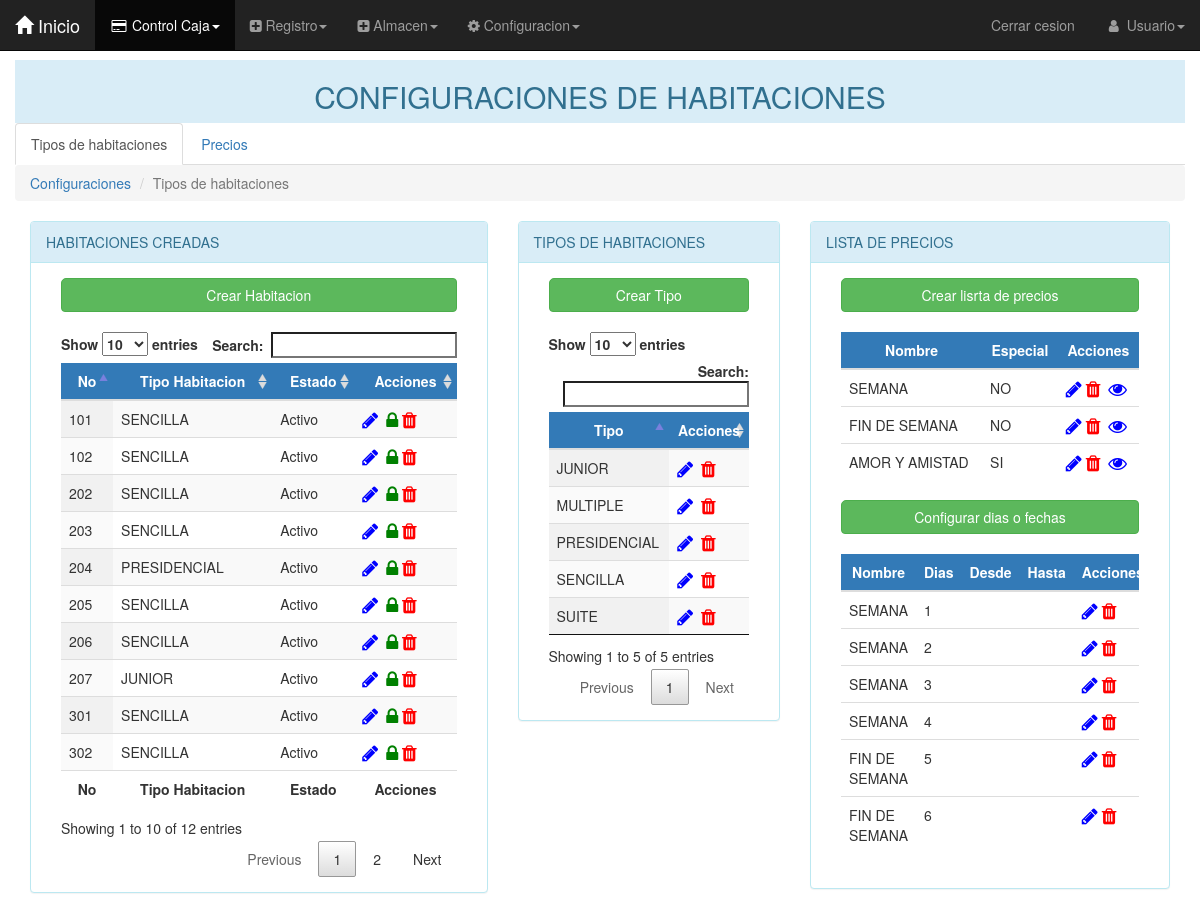
Screenshot of /paginas/conf-habitaciones.php with the database file from the repository.
### tables this page shows
CREATE TABLE IF NOT EXISTS tiposhabitaciones (
  CodTipoHab INT(11) NOT NULL AUTO_INCREMENT,
  NomTipo VARCHAR(255) NOT NULL,
  Caracteristicas VARCHAR(255) DEFAULT NULL,
  PRIMARY KEY (CodTipoHab),
  UNIQUE INDEX NomTipo (NomTipo)
);

CREATE TABLE IF NOT EXISTS listaprecios (
  CodLista INT(11) NOT NULL AUTO_INCREMENT,
  NomLista VARCHAR(50) NOT NULL,
  Especial VARCHAR(5) NOT NULL DEFAULT 'NO',
  PRIMARY KEY (CodLista),
  UNIQUE INDEX NomLista (NomLista)
);

### paginas/phpFunciones/func-habitaciones-sql.php (called while the page is built, shortened)
<?php
function listaHabitaciones($servername,$username,$password,$dbname, $tabla){
	$conn = mysqli_connect($servername, $username, $password, $dbname);
	$sql = "SELECT * FROM ".$tabla;
	$result = mysqli_query($conn, $sql);
	if ($result) {
		$data = array();
		while($row2 = mysqli_fetch_assoc($result)) {
			$data [] = $row2;
		}
		return($data);
	} else {
		echo $tabla;
	}
}
?>

### paginas/conf-habitaciones.php (the view, shortened to what this page needs)
<!doctype html>
<html>
<head>
<link href="../datatable/DataTables-1.10.16/css/jquery.dataTables.min.css" rel="stylesheet" type="text/css">
<link href="../css/bootstrap-3.3.7.css" rel="stylesheet" type="text/css">
<link href="../css/csspropios.css" rel="stylesheet" type="text/css">
<link rel="stylesheet" href="../css/font-awesome-4.7.0/css/font-awesome.min.css">
</head>
<body style="padding-top: 60px">
<?php include("menu.php") ?>
<?php include("phpFunciones/func-habitaciones-sql.php");
$servername = "localhost";
$username = "root";
$password = "";
$dbname = "u207546111_motel";
?>
<div class="container-fluid" id="principal">
	<div class="col-lg-12 text-center alert-info" id="titulo">
		<h2 >CONFIGURACIONES DE HABITACIONES</h1>
	</div>
  <div role="tabpanel">
	  <ul class="nav nav-tabs" role="tablist">
	    <li role="presentation" class="active"><a href="#habitaciones" data-toggle="tab" role="tab" aria-controls="tab1">Tipos de habitaciones</a></li>
	    <li role="presentation"><a href="#precios" data-toggle="tab" role="tab" aria-controls="tab2">Precios</a></li>
	  </ul>
	  <div id="tabContent1" class="tab-content">
	    <div role="tabpanel" class="tab-pane fade in active" id="habitaciones">
	      	<ol class="breadcrumb">
				<li><a href="#">Configuraciones</a></li>
				<li class="active">Tipos de habitaciones</li>
  			</ol>
			<div class="col-lg-5 col-md-6">
				<div class="panel panel-info">
				  <div class="panel-heading">HABITACIONES CREADAS</div>
				  <div class="panel-body">
					<?php $row=listaHabitaciones($servername,$username,$password,$dbname, "vistahabitaciones"); ?>
					<div class="col-lg-12 col-md-12">
						<button type="button" class="btn btn-success btn-block btnCrear" id="btnCrearHabitacion">Crear Habitacion</button>
						<div class="table-responsive">
				  		<table id="tableHabitaciones" class="table display" style="width:100%">
							<thead class="bg-primary">
								<tr>
									<th>No</th>
									<th>Tipo Habitacion</th>
									<th>Estado</th>
								    <th>Acciones</th>
								</tr>
							</thead>
							<tbody>
							<?php
							if(count($row)>0){
								foreach($row as $row2) {
									echo "<tr id='trhab".$row2['Numero']."' name='".$row2['CodHabitacion']."'>
										<td id='" . $row2['Numero']. "'>" . $row2['Numero']. "</td>
										<td>" . $row2['Nombre']. "</td>
										<td>" . $row2['Estado']. "</td>
										<td>
											<a href='#' data-toggle='tooltip' data-placement='top' title='Editar habitacion'>
												<i class='fa fa-pencil fa-lg tableiconblue iconoEditar' id='" . $row2['Numero']. "'></i>
											</a>&nbsp;";
											if($row2['Estado']=="Activo") echo "<a href='#' data-toggle='tooltip' data-placement='top' title='Desactivar habitacion'><i class='fa fa-lock fa-lg tableicongreen'></i></a>&nbsp;";
											else echo "<a href='#' data-toggle='tooltip' data-placement='top' title='Activar habitacion'><i class='fa fa-unlock fa-lg 		tableicongreen'></i></a>&nbsp;";
											echo "<a href='#' data-toggle='tooltip' data-placement='top' title='Eliminar habitacion'><i class='fa fa-trash fa-lg tableiconred'></i></a>
										</td>
									</tr>";
								}
							}
							?>
							</tbody>
							<tfoot>
								<tr>
									<th>No</th>
									<th>Tipo Habitacion</th>
									<th>Estado</th>
									<th>Acciones</th>
								</tr>
							</tfoot>
				  </table>
					  </div>
					</div>
				</div>
			  </div>
			</div>
			<div class="col-lg-3 col-md-6">
				<div class="panel panel-info">
				  <div class="panel-heading">TIPOS DE HABITACIONES</div>
				  <div class="panel-body">
					<?php $rowTipo=listaHabitaciones($servername,$username,$password,$dbname, "tiposhabitaciones"); ?>
					<div class="col-lg-12 col-md-12">
						<button type="button" class="btn btn-success btn-block btnCrear" id="btnCrearTipoHab" data-toggle="modal" data-target="#modalTipoHab">Crear Tipo</button>
					  	<div class="table-responsive">
						  <table id="tableTipoHab" class="table display table-hover" style="width:100%">
							<thead class="bg-primary">
								<tr>
									<th>Tipo</th>
								    <th>Acciones</th>
								</tr>
							</thead>
							<tbody>
							<?php
							if(count($rowTipo)>0){
								foreach($rowTipo as $rowTipo2) {
									echo "<tr id='". $rowTipo2['NomTipo']."' name='". $rowTipo2['CodTipoHab']. "'>
										<td>" . $rowTipo2['NomTipo']. "</td>
										<td>
											<a href='#' data-toggle='tooltip' data-placement='top' title='Editar Tipo'><i class='fa fa-pencil fa-lg tableiconblue iconoEditar'></i></a>&nbsp				<a href='#' data-toggle='tooltip' data-placement='top' title='Eliminar Tipo'><i class='fa fa-trash fa-lg tableiconred'></i></a>
										</td>
									</tr>";
								}
							}
							?>
							</tbody>
						</table>
						</div>
					</div>
				</div>
			  </div>
			</div>
			<div class="col-lg-4 col-md-6">
				<div class="panel panel-info">
				  <div class="panel-heading">LISTA DE PRECIOS</div>
				  <div class="panel-body">
					<?php
					  $rowLPrecios=listaHabitaciones($servername,$username,$password,$dbname, "listarlistas");
					  $rowListas=listaHabitaciones($servername,$username,$password,$dbname, "listaprecios");
					?>
					<div class="col-lg-12 col-md-12">
						<button type="button" class="btn btn-success btn-block btnCrear" id="btnCrearLista">Crear lisrta de precios</button>
						<div class="table-responsive">
						<table id="tablaListas" class="table display" style="width:100%">
							<thead class="bg-primary">
								<tr>
									<th>Nombre</th>
									<th>Especial</th>
									<th>Acciones</th>
								</tr>
							</thead>
							<tbody>
							<?php
							if(count($rowListas)>0){
								foreach($rowListas as $rowLPrecios2) {
									echo "<tr id='trLista" . $rowLPrecios2['CodLista']. "'>
										<td>" . $rowLPrecios2['NomLista']. "</td>
										<td>" . $rowLPrecios2['Especial']. "</td>
										<td>
											<a href='#' data-toggle='tooltip' data-placement='top' title='Editar Lista'><i class='fa fa-pencil fa-lg tableiconblue'></i></a>&nbsp<a href='#' data-toggle='tooltip' data-placement='top' title='Eliminar Lista'><i class='fa fa-trash fa-lg tableiconred'></i></a>
											&nbsp<a href='#' data-toggle='tooltip' data-placement='top' title='Ver Precios'><i class='fa fa-eye fa-lg tableiconblue'></i></a>
										</td>
									</tr>";
								}
							}
							?>
							</tbody>
						</table>
						</div>
					  </div>
					<div class="col-lg-12 col-md-12">
						<button type="button" class="btn btn-success btn-block btnCrear" id="btnCrearLista">Configurar dias o fechas</button>
						<div class="table-responsive">
						<table id="tablaLPrecios" class="table display" style="width:100%">
							<thead class="bg-primary">
								<tr>
									<th>Nombre</th>
									<th>Dias</th>
									<th>Desde</th>
									<th>Hasta</th>
									<th>Acciones</th>
								</tr>
							</thead>
							<tbody>
							<?php
							if(count($rowLPrecios)>0){
								foreach($rowLPrecios as $rowLPrecios2) {
									echo "<tr id='trLista" . $rowLPrecios2['CodLista']. "'>
										<td>" . $rowLPrecios2['NombreLista']. "</td>
										<td>" . $rowLPrecios2['Dias']. "</td>
										<td>" . $rowLPrecios2['FechaInicial']. "</td>
										<td>" . $rowLPrecios2['FechaFinal']. "</td>
										<td>
											<a href='#' data-toggle='tooltip' data-placement='top' title='Editar Lista'><i class='fa fa-pencil fa-lg tableiconblue'></i></a>&nbsp<a href='#' data-toggle='tooltip' data-placement='top' title='Eliminar Lista'><i class='fa fa-trash fa-lg tableiconred'></i></a>
										</td>
									</tr>";
								}
							}
							?>
							</tbody>
				  </table>
					  </div>
					</div>
				</div>
			  </div>
			</div>
		</div>
    </div>
  </div>
</div>
</body>
</html>

### paginas/menu.php (shortened to what this page needs)
<div class="container">
  <nav class="navbar navbar-inverse navbar-fixed-top">
	  <div class="container-fluid">
	    <div class="navbar-header">
	      <a class="navbar-brand" href="index.php"><i class="glyphicon glyphicon-home"></i> Inicio</a></div>
	    <div class="collapse navbar-collapse" id="topFixedNavbar1">
	      <ul class="nav navbar-nav">
	        <li class="dropdown active"><a href="#" class="dropdown-toggle" data-toggle="dropdown" role="button" aria-haspopup="true" aria-expanded="false"><i class="fa fa-credit-card fa-fw"></i> Control Caja<span class="caret"></span></a>
            </li>
	        <li class="dropdown"><a href="#" class="dropdown-toggle" data-toggle="dropdown" role="button" aria-haspopup="true" aria-expanded="false"><i class="fa fa-plus-square"></i> Registro<span class="caret"></span></a>
            </li>
            <li class="dropdown"><a href="#" class="dropdown-toggle" data-toggle="dropdown" role="button" aria-haspopup="true" aria-expanded="false"><i class="fa fa-plus-square"></i> Almacen<span class="caret"></span></a>
            </li>
            <li class="dropdown"><a href="#" class="dropdown-toggle" data-toggle="dropdown" role="button" aria-haspopup="true" aria-expanded="false"><i class="fa fa-cog"></i> Configuracion<span class="caret"></span></a>
            </li>
          </ul>
	      <ul class="nav navbar-nav navbar-right">
	        <li><a href="#">Cerrar cesion</a></li>
	        <li class="dropdown"><a href="#" class="dropdown-toggle" data-toggle="dropdown" role="button" aria-haspopup="true" aria-expanded="false"><i class="fa fa-user fa-fw"></i> Usuario<span class="caret"></span></a>
            </li>
          </ul>
        </div>
    </div>
  </nav>
</div>

### css/csspropios.css (style rules this page uses)
#principal { width: 100%; margin-right: auto; }
.tableiconblue { font-size:25px; color:blue;' }
.tableiconred { font-size:25px; color:red;' }
.tableicongreen { font-size:25px; color:green;' }
.btnCrear { margin-bottom: 20px; text-align: center; border-top-left-radius: 5px; }
th { text-align: center; }

### rows the page displays
tiposhabitaciones: NomTipo "SENCILLA"
tiposhabitaciones: NomTipo "JUNIOR"
tiposhabitaciones: NomTipo "PRESIDENCIAL"
tiposhabitaciones: NomTipo "SUITE"
tiposhabitaciones: NomTipo "MULTIPLE"
listaprecios: NomLista "SEMANA", Especial "NO"
listaprecios: NomLista "FIN DE SEMANA", Especial "NO"
listaprecios: NomLista "AMOR Y AMISTAD", Especial "SI"

### other values shown
$row2['Numero'] "207"
$row2['Nombre'] "JUNIOR"
$row2['Estado'] "Activo"
$row2['Numero'] "204"
$row2['Nombre'] "PRESIDENCIAL"
$row2['Numero'] "101"
$row2['Nombre'] "SENCILLA"
$row2['Numero'] "202"
$row2['Numero'] "203"
$row2['Numero'] "102"
$row2['Numero'] "205"
$row2['Numero'] "206"
$row2['Numero'] "301"
$row2['Numero'] "302"
$rowLPrecios2['NombreLista'] "SEMANA"
